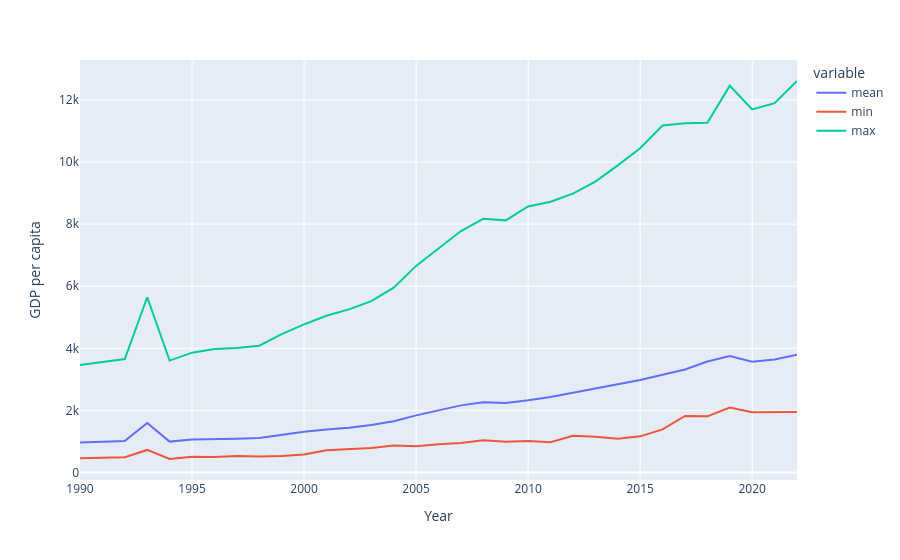

Here is the notebook cell this chart was saved with:
### Code cell
fig = px.line(df_mean_y, x=df_mean_y.index, y=['mean', 'min', 'max'])
fig.update_layout(xaxis_title='Year', yaxis_title='GDP per capita')
fig.show()

### Figure 1 — Plotly figure (JSON) as saved in the notebook; plotly's stock layout.template omitted (floating-point values rounded to 4 significant figures)
{"data": [{"hovertemplate": "variable=mean<br>year=%{x}<br>value=%{y}<extra></extra>", "legendgroup": "mean", "line": {"color": "#636efa", "dash": "solid"}, "marker": {"symbol": "circle"}, "mode": "lines", "name": "mean", "orientation": "v", "showlegend": true, "type": "scatter", "x": [1990, 1991, 1992, 1993, 1994, 1995, 1996, 1997, 1998, 1999, 2000, 2001, 2002, 2003, 2004, 2005, 2006, 2007, 2008, 2009, 2010, 2011, 2012, 2013, 2014, 2015, 2016, 2017, 2018, 2019, 2020, 2021, 2022], "xaxis": "x", "y": [964.2, 992.8, 1019.0, 1596.0, 996.1, 1061.0, 1088.0, 1092.0, 1113.0, 1225.0, 1313.0, 1390.0, 1445.0, 1529.0, 1649.0, 1841.0, 2000.0, 2162.0, 2261.0, 2236.0, 2326.0, 2434.0, 2567.0, 2697.0, 2836.0, 2980.0, 3152.0, 3318.0, 3573.0, 3750.0, 3567.0, 3642.0, 3796.0], "yaxis": "y"}, {"hovertemplate": "variable=min<br>year=%{x}<br>value=%{y}<extra></extra>", "legendgroup": "min", "line": {"color": "#EF553B", "dash": "solid"}, "marker": {"symbol": "circle"}, "mode": "lines", "name": "min", "orientation": "v", "showlegend": true, "type": "scatter", "x": [1990, 1991, 1992, 1993, 1994, 1995, 1996, 1997, 1998, 1999, 2000, 2001, 2002, 2003, 2004, 2005, 2006, 2007, 2008, 2009, 2010, 2011, 2012, 2013, 2014, 2015, 2016, 2017, 2018, 2019, 2020, 2021, 2022], "xaxis": "x", "y": [462.0, 481.0, 493.0, 728.0, 436.0, 507.0, 500.0, 532.0, 514.0, 532.0, 584.0, 720.0, 749.0, 789.0, 874.0, 846.0, 913.0, 954.0, 1038.0, 994.0, 1017.0, 978.0, 1187.0, 1156.0, 1085.0, 1165.0, 1390.0, 1823.0, 1810.0, 2092.0, 1941.0, 1935.0, 1946.0], "yaxis": "y"}, {"hovertemplate": "variable=max<br>year=%{x}<br>value=%{y}<extra></extra>", "legendgroup": "max", "line": {"color": "#00cc96", "dash": "solid"}, "marker": {"symbol": "circle"}, "mode": "lines", "name": "max", "orientation": "v", "showlegend": true, "type": "scatter", "x": [1990, 1991, 1992, 1993, 1994, 1995, 1996, 1997, 1998, 1999, 2000, 2001, 2002, 2003, 2004, 2005, 2006, 2007, 2008, 2009, 2010, 2011, 2012, 2013, 2014, 2015, 2016, 2017, 2018, 2019, 2020, 2021, 2022], "xaxis": "x", "y": [3466.0, 3565.0, 3656.0, 5645.0, 3605.0, 3861.0, 3975.0, 4012.0, 4083.0, 4456.0, 4770.0, 5048.0, 5255.0, 5518.0, 5954.0, 6654.0, 7206.0, 7776.0, 8170.0, 8120.0, 8568.0, 8718.0, 8982.0, 9370.0, 9892.0, 10440.0, 11180.0, 11240.0, 11270.0, 12460.0, 11700.0, 11900.0, 12610.0], "yaxis": "y"}], "layout": {"legend": {"title": {"text": "variable"}, "tracegroupgap": 0}, "margin": {"t": 60}, "xaxis": {"anchor": "y", "domain": [0.0, 1.0], "title": {"text": "Year"}}, "yaxis": {"anchor": "x", "domain": [0.0, 1.0], "title": {"text": "GDP per capita"}}}}
